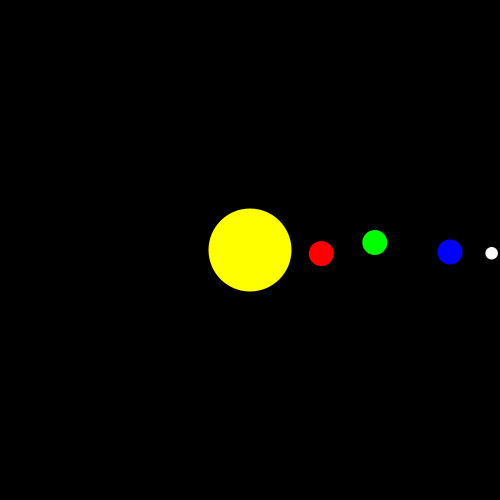
Frame 1 (no input)
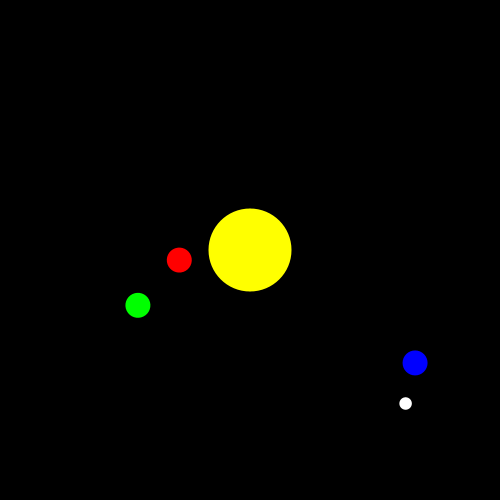
Frame 60 (the mouse pressed at the canvas centre just before this capture)
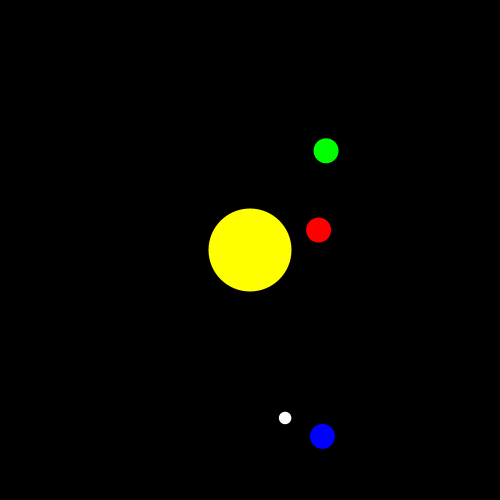
Frame 120 (the mouse held since frame 60 and released just before this capture)

The Processing sketch that drew these frames (run headless with seeded random() and noise(); from frame 60 on, the mouse is pressed at the canvas centre):

// Processing sketch: Solar_System
// ── Solar_System.pde
float mercuryAngle = 0;          /* used for mercury ellipse rotation */
float venusAngle = 0;            /* used for venus ellipse rotation */
float earthAngle = 0;            /* used for earth ellipse rotation */
float moonAngle = 0;             /* used for moon ellipse rotation */

public void setup() {
  size(500, 500);                /* sets the window size: width = 500 and height = 500 */    
  noStroke();                    /* disables drawing the stroke */
  smooth();                      /* draws all geometry with smooth, anti-aliased edges */
}

public void draw() {
  background(0);
  drawSun();                      /* function call to draw the Sun ellipse */              
  drawEarth();                    /* function call to draw the Earth ellipse */
  drawVenus();                    /* function call to draw the Venus ellipse */
  drawMercury();                  /* function call to draw the Mercury ellipse */
}

/* draws a circle of yellow color in the center of the window */
void drawSun() {
  fill(255, 255, 0);             /* sets the color to be yellow */
  ellipse(width / 2, height / 2, width / 6, width / 6);              /* draws an ellipse at the center of the screen */
}

/* draws the elipse */
void drawShape(float angle, float translateDisplacement, float placement, float trial) {
  translate(width / 2, width / 2);                                   /* displaces the object half width right and half height down */
  rotate(angle);                                                     /* rotates the amount specified by the earthAngle parameter */
  translate(-width / 2, -width / 2);                                 /* reset to the previous position */
  translate(width / translateDisplacement, 0);                       /* displaces the object width/4 to the right */ 
  ellipse(width / 2, height / 2, width / trial, width / placement);  /* draws an ellipse */
}

/* draws the Earth ellipse */
void drawEarth() {
  earthAngle += 0.01;                           /* increments the mercury ellipse angle of rotation by 0.05 */
  pushMatrix();                                 /* pushes the current transformation matrix onto the matrix stack */
  fill(0, 0, 255);                              /* colors the ellipse blue */
  drawShape(earthAngle, 2.5, 20, 20);           /* draws the shape */
  fill(255, 255, 255);                          /* colors the ellipse white */
  moonAngle += 0.02;                            /* increments the mercury ellipse angle of rotation by 0.02 */
  drawShape(moonAngle, 12, 40, 40);             /* draws an ellipse */
  popMatrix();                                  /* pops the current transformation matrix off the matrix stack */
}

/* draws the Venus ellipse */
void drawVenus() {
  venusAngle -= 0.06;                           /* increments the mercury ellipse angle of rotation by 0.05 */
  pushMatrix();                                 /* pushes the current transformation matrix onto the matrix stack */
  fill(0, 255, 0);                              /* colors the ellipse green */
  drawShape(venusAngle, 4, 20, 20);             /* draws the shape */
  popMatrix();                                  /* pops the current transformation matrix off the matrix stack */
}

/* draws the Mercury ellipse */
void drawMercury() {
  mercuryAngle += 0.05;                         /* increments the mercury ellipse angle of rotation by 0.05 */
  pushMatrix();                                 /* pushes the current transformation matrix onto the matrix stack */
  fill(255, 0, 0);                              /* colors the ellipse red */
  drawShape(mercuryAngle, 7, 20, 20);           /* draws the shape */
  popMatrix();                                  /* pops the current transformation matrix off the matrix stack */
}
